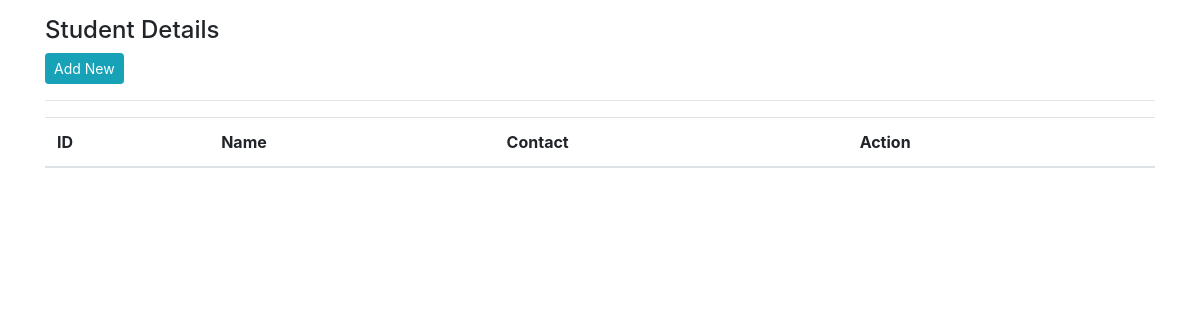
Before: / with the older database file.
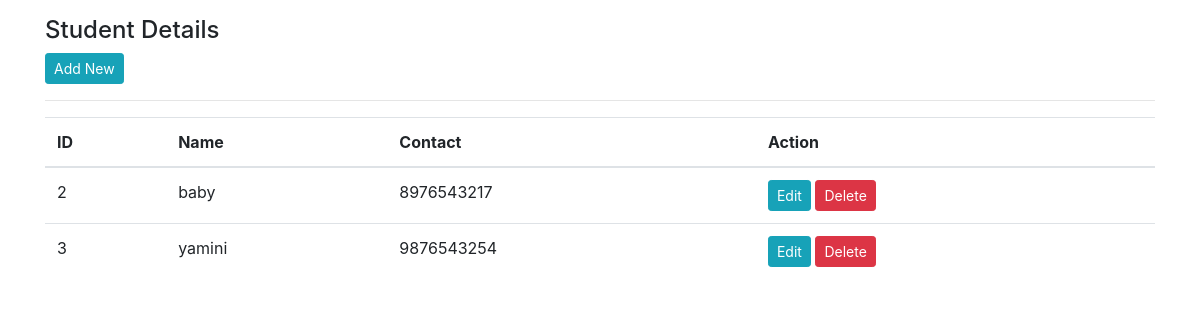
After: the same page with the newer database file.
### crud/models.py (models this page shows, shortened)
class student(models.Model):
    sid=models.CharField(max_length=4)
    sname=models.CharField(max_length=255)
    scontact=models.CharField(max_length=15)

### crud/views.py (the view)
# urls.py: path('',views.show,name="show"),
def show(request):
    Student=student.objects.all()
    return render(request,'show.html',{'Student':Student})

### crud/templates/show.html
{% extends 'base.html' %}
{% block content %}
<div class="container mt-3 ">
 <h4>Student Details</h4>
 <a href="{% url 'add' %}" class="btn btn-sm btn-info">Add New</a>
 <hr>
 <table class="table">
 <thead>
     <tr>
        <th>ID</th>
        <th>Name</th>
        <th>Contact</th>
        <th>Action</th>
     </tr>
 </thead>
 <tbody>
     {% for s in Student %}
     <tr>
         <td>{{ s.sid }}</td>
         <td>{{ s.sname }}</td>
         <td>{{ s.scontact }}</td>
         <td>
             <a href="update/{{s.id}}" class="btn btn-sm btn-info">Edit</a>
             <a href="delete/{{s.id}}" class="btn btn-sm btn-danger">Delete</a>
         </td>
     </tr>
     {% endfor %}
 </tbody>
 </table>
</div>
{% endblock %}

### crud/templates/base.html (shortened to what this page needs)
<!doctype html>
<html lang="en">
  <head>
    <link rel="stylesheet" href="https://cdn.jsdelivr.net/npm/bootstrap@4.4.1/dist/css/bootstrap.min.css">
  </head>
  <body>
    {% block content %}
    {% endblock %}
  </body>
</html>

Changed rows visible on the page:
added student: sid "2", sname "baby", scontact "8976543217"
added student: sid "3", sname "yamini", scontact "9876543254"
